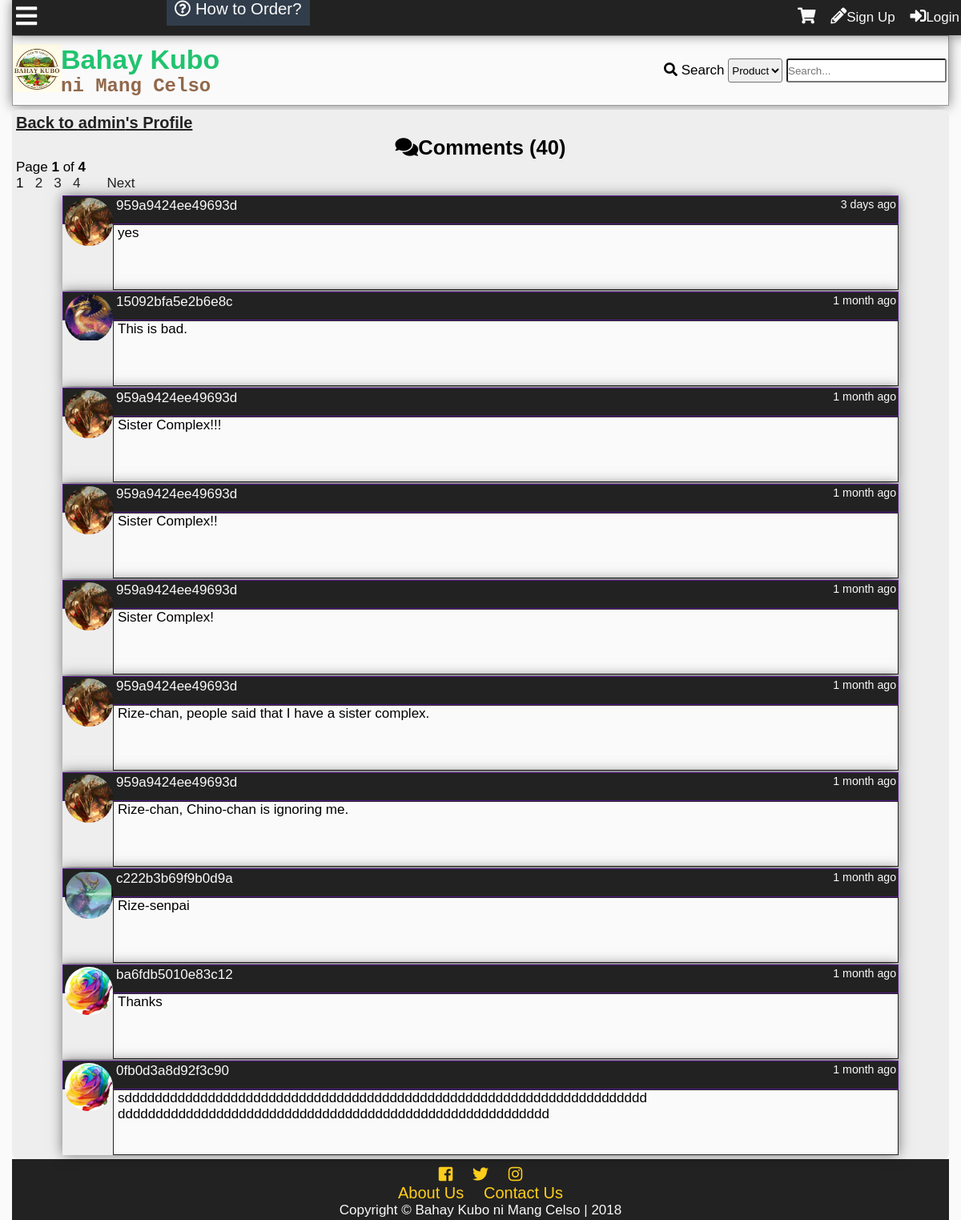
The page /profilecomments.php?id=1 on the database as committed earlier.
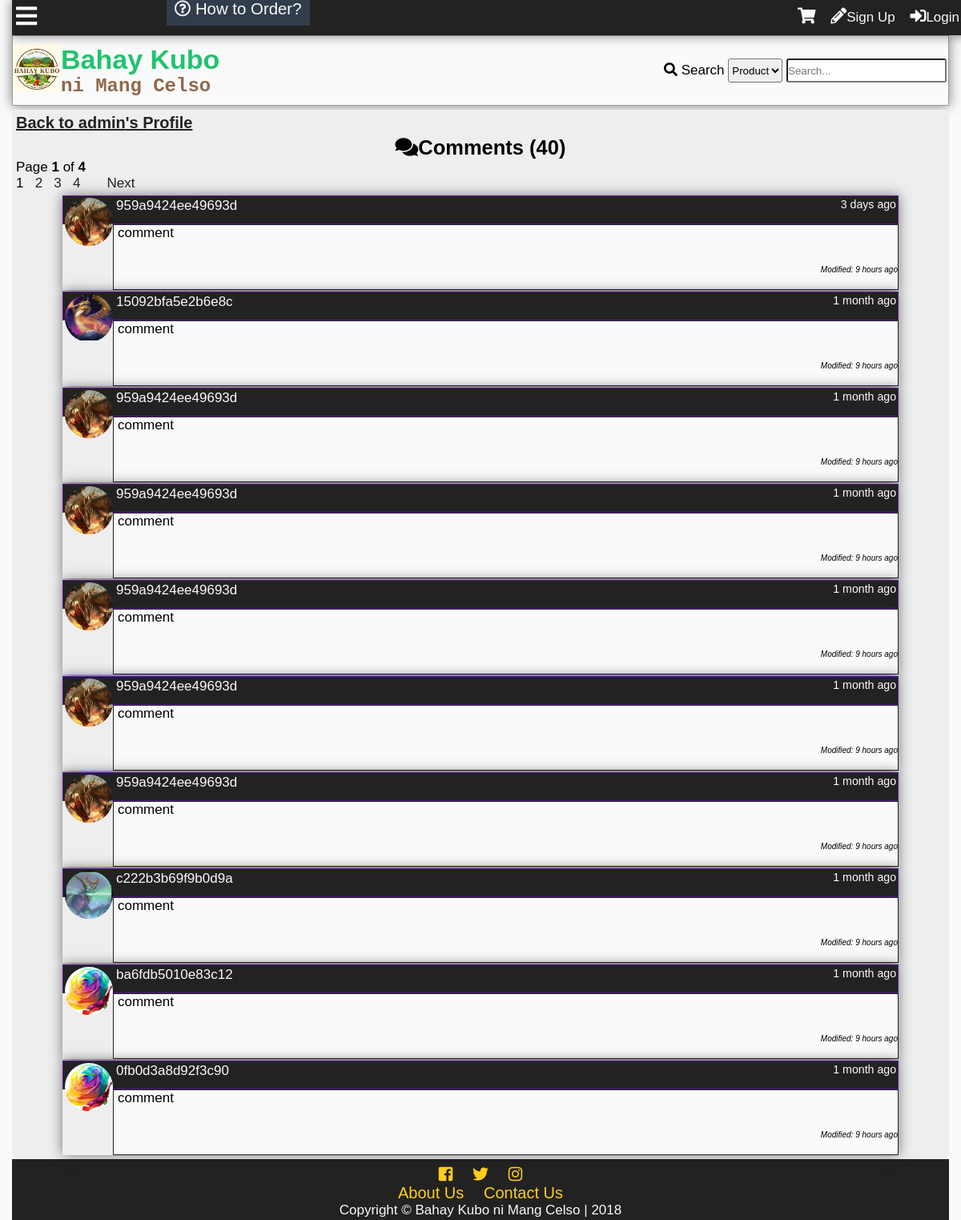
The same page on the database as committed later.
### tables this page shows
CREATE TABLE `tbluser` (
  `userid` int(11) NOT NULL,
  `username` varchar(100) NOT NULL,
  `password` varchar(100) NOT NULL,
  `firstname` varchar(100) NOT NULL,
  `middlename` varchar(100) NOT NULL,
  `lastname` varchar(100) NOT NULL,
  `birthday` varchar(20) NOT NULL,
  `datecreated` timestamp NOT NULL DEFAULT '0000-00-00 00:00:00',
  `email` varchar(100) NOT NULL,
  `website` varchar(255) NOT NULL,
  `location` varchar(255) NOT NULL,
  `usertypeid` int(11) NOT NULL,
  `access` int(11) NOT NULL,
  `imgpath` varchar(200) NOT NULL,
  `bio` text NOT NULL,
  `is_show_email` tinyint(1) NOT NULL,
  `gender` int(11) NOT NULL,
  `lastupdate` timestamp NOT NULL DEFAULT '0000-00-00 00:00:00',
  `lastonline` timestamp NOT NULL DEFAULT '0000-00-00 00:00:00',
  `profileviews` int(11) NOT NULL
);

CREATE TABLE `tblcomment` (
  `commentid` int(11) NOT NULL,
  `userid` int(11) NOT NULL,
  `receiver` int(11) NOT NULL,
  `comment` text NOT NULL,
  `dateposted` datetime NOT NULL DEFAULT '0000-00-00 00:00:00',
  `modified` timestamp NULL DEFAULT NULL ON UPDATE CURRENT_TIMESTAMP
);

### profilecomments.php (the view, shortened to what this page needs)
<?php
include'functions.php';
require_once'connection.php';if(isset($_GET['id'])){
	$id=$_GET['id'];
	$sql="SELECT username FROM tbluser WHERE userid='$id'";
	$result=$conn->query($sql);
	$fetch=$result->fetch_object();
	if(!$fetch){
		die('This page doesn\'t exist.');
	}else{
	$name=$fetch->username;
	}
}else{
	die('This page doesn\'t exist.');
}
?>
<!DOCTYPE html>
<html lang="en">
<head>
    <link rel="stylesheet" href="css/style.css">
  	<link rel="stylesheet" href="css/fontawesome-all.css">
</head>
<body onscroll="scrollOpacity()">
	<div class="main-container">
	<?php
		addheader();
	?>
		<div class="other-content">
			<h1><a class="btp" href="profile.php?id=<?php echo $_GET['id'] ?>">Back to <?php echo $name ?>'s Profile</a></h1>
<?php
$sql="SELECT commentid FROM tblcomment WHERE receiver='$id'";
$result=$conn->query($sql);
$rows=$result->num_rows;
$page_rows = 10;
$last = ceil($rows/$page_rows);
$pagenum = 1;
$limit = 'LIMIT ' .($pagenum - 1) * $page_rows .',' .$page_rows;
$sql3="SELECT commentid,tblcomment.userid,username,comment,dateposted,imgpath,modified FROM tblcomment
LEFT JOIN tbluser
	ON tblcomment.userid = tbluser.userid
WHERE receiver='$id'
ORDER BY commentid DESC $limit";
$textline1 = "<i class='fas fa-comments'></i>Comments (<b>".number_format($rows)."</b>)";
$textline2 = "Page <b>$pagenum</b> of <b>$last</b>";
$paginationCtrls = '';
if($last != 1){
    $paginationCtrls .= ''.$pagenum.' &nbsp; ';
	for($i = $pagenum+1; $i <= $last; $i++){
		$paginationCtrls .= '<a href="'.$_SERVER['PHP_SELF'].'?id='.$_GET['id'].'&pn='.$i.'">'.$i.'</a> &nbsp; ';
	}
	    if ($pagenum != $last) {
        $next = $pagenum + 1;
        $paginationCtrls .= ' &nbsp; &nbsp; <a href="'.$_SERVER['PHP_SELF'].'?id='.$_GET['id'].'&pn='.$next.'">Next</a> ';
    }
}
 echo'<h2>  '.$textline1.'</h2>
  <p>  '.$textline2.' </p>
  <div id="pagination_controls"> '.$paginationCtrls.'</div>';
$result3=$conn->query($sql3);
while($rows2=$result3->fetch_object()){
	$Cuser=$rows2->username;
	$Ccomment=$rows2->comment;
	$dateposted=$rows2->dateposted;
	$Cimg=$rows2->imgpath;
	$modified=$rows2->modified;
	if($Cimg==''){
		$Cimg='img/default.png';
	}
	if($modified==0){
		$modified='';
	}else{
		$modified='<i>Modified: '.time_elapsed_string($modified).'</i>';
	}
	echo'<div class="comment-box">
	<div class="comment-header">
	<a class="cm-user" href="profile.php?name='.$Cuser.'">
	<div class="comment-tn">
	<img src="'.$Cimg.'">
	</div>
	'.$Cuser.'</a>
	<small>'.time_elapsed_string($dateposted).'</small>
	</div>
	<div class="comment-body">
	<div class="com-container"><p class="comment-cm">'.nl2br($Ccomment).'</p></div>
		<p class="modified">'.$modified.'</p>';
		echo'
		</div>
		</div>';
	}
?>
		</div>
		<?php
			addfooter();
		?>
	</div>
</body>
</html>

### functions.php (shortened to what this page needs)
<?php
function addheader(){
	echo'<header id="main-header">
			<div class="grid-header">
				<div class="box1">
					<a href="index.php">
						<div class="logo">
							<img src="img/logo.jpg">
						</div>
						<div id="header-text">
						<h1 id="first-text">Bahay Kubo</h1><br>
							<h2 id="second-text"> ni Mang Celso</h2>
						</div>
					</a>
				</div>
				<div class="box2">';
						search_function();
				echo'</div>
				<div class="modal2">
				</div>
				<div id="search-dropdown">
				</div>
			</div>
		</header>
		<div class="subheader">
			<div class="subgrid">
				<div class="svg">
					<p class="open-slide" onclick="openSlideMenu()">
						<i class="fas fa-bars"></i>
					</p>
				</div>
				<div class="nav">
					<a id="How-to" href="about.php#how-to-order"><i class="far fa-question-circle"></i> How to Order?</a>
				</div>
				<div class="profile-grid">';
						session_button();
				echo'</div>
			</div>
		</div>
	';
}
function addfooter(){
	echo'<footer id="main-footer">
			<div class="container">
				<a target="_blank" title="Like us on Facebook" href="https://www.facebook.com/BahayKuboniMangCelso/?ref=page_internal"><i class="fab fa-facebook-square"></i></a>
				<a target="_blank" title="Follow us on Twitter" href="https://twitter.com/"><i class="fab fa-twitter"></i></a>
				<a target="_blank" title="Follow us on Instagram" href="https://www.instagram.com/?hl=ens"><i class="fab fa-instagram"></i></a>
				<p><a href="about.php">About Us</a>
				<a href="contact.php">Contact Us</a>
				</p>
				<p>Copyright &copy; <span id="company">Bahay Kubo ni Mang Celso</span> | 2018</p>
			</div>
		</footer>';
}
function time_elapsed_string($datetime, $full = false) {
    $now = new DateTime;
    $ago = new DateTime($datetime);
    $diff = $now->diff($ago);
    $string = array(
        'y' => 'year',
        'm' => 'month',
        'd' => 'day',
        'h' => 'hour',
        'i' => 'minute',
        's' => 'second',
    );
    foreach ($string as $k => &$v) {
        if ($diff->$k) {
            $v = $diff->$k . ' ' . $v . ($diff->$k > 1 ? 's' : '');
        } else {
            unset($string[$k]);
        }
    }
    if (!$full) $string = array_slice($string, 0, 1);
    return $string ? implode(', ', $string) . ' ago' : 'just now';
}
function session_button(){
	$conn = mysqli_connect ("localhost", "root", "", "itsproject");
	echo '<div id="top-total" onmouseover="showCartPanel()">';
	echo'</div>
	<div id="cart-panel" onmouseleave="hideCartPanel()">
		<h1 onclick="hideCartPanel()" class="close-heading">Shopping Cart <i style="float:right; padding-right:10px" class="fas fa-times"></i></h1>
		<div id="shopping-cart-content"></div>
	</div>
	<i class="fas fa-shopping-cart button" onmouseover="showCartPanel()"></i>';
	if(isset($_SESSION['id'])){
	$id=$_SESSION['id'];
		$sql="SELECT imgpath FROM tbluser WHERE userid=".$id."";
		$result=$conn->query($sql);
		$row=$result->fetch_object();
		$tn_image=$row->imgpath;
		if($tn_image==''){
			$tn_image='img/default.png';
		}
$sql="SELECT pmid FROM tblpm WHERE receiverid='$id' AND checked=0 GROUP BY senderid";
$result=$conn->query($sql);
$count=$result->num_rows;
		echo'<a class="button" title="Check your messages" href="inbox.php?id='.$_SESSION["id"].'"><i class="far fa-envelope"></i><span id="pmnum">'.$count.'</span></a>';
$sql="SELECT notifid FROM tblnotif
	WHERE receiverid='$id' and checked=0
	";
$result=$conn->query($sql);
$count=$result->num_rows;
		echo'<a class="button" id="notifbtn" title="Check your notifications" onclick="toggleNotif()""><i class="far fa-bell"></i><span id="notifnum">'.$count.'</span></a>
		<a class="button" href=profile.php?id='.$_SESSION['id'].'>
		'.$_SESSION["name"].'\'s Profile<div class="top-tn"><img src="'.$tn_image.'""></div></a>';
		echo'<div id="notifdrop">
		Notifications
		<ul>';
$sql="SELECT notifid,tblnotif.userid,username,imgpath,receiverid,notifdate,notiftype,checked,details,details2 FROM tblnotif
	LEFT JOIN tbluser
		ON tblnotif.userid=tbluser.userid
	WHERE receiverid='$id'
	ORDER BY notifid DESC
	LIMIT 10";
$result=$conn->query($sql);
$count=$result->num_rows;
if($count==0){
	echo'<li>No notifications yet...</li>';
}else{
while($rows=$result->fetch_object())
{
$nid=$rows->notifid;
$uid=$rows->userid;
$uname=$rows->username;
$rid=$rows->receiverid;
$date=time_elapsed_string($rows->notifdate);
$type=$rows->notiftype;
$imgpath=$rows->imgpath;
$uname=$rows->username;
$details=$rows->details;
$details2=$rows->details2;
if(!$imgpath){
	$imgpath='img/default.png';
}
if($type==1){
	echo'<li><div class="comment-tn">
				<img src="'.$imgpath.'">
			</div> <a class="n1" href="profile.php?id='.$uid.'">'.$uname.'</a> <a class="n2" href="profile.php?id='.$_SESSION['id'].'#comment'.$details.'"> has commented on your profile '.$date.'</a></li>';
} else if($type==2){
	if ($details2==1){
	echo'<li><div class="comment-tn">
				<img src="'.$imgpath.'">
			</div>
			 <a class="n1" href="profile.php?id='.$uid.'">'.$uname.'</a> has sent a friend request '.$date.'<br>
		<div id="fr-'.$nid.'"><a class="fr-yes" onclick="friendyes(this)" value="'.$nid.'">Yes</a> <a class="fr-no" onclick="friendno(this)" value="'.$nid.'">No</a>
		</div>
		</li>';
	} else if($details2==2){
		echo'<li><div class="comment-tn">
				<img src="'.$imgpath.'">
			</div>
			 <a class="n1" href="profile.php?id='.$uid.'">'.$uname.'</a> has sent a friend request '.$date.'<br>
		<div id="fr-'.$nid.'">
			Request Accepted
		</div>
		</li>';
	} else if($details2==3){
		echo'<li><div class="comment-tn">
				<img src="'.$imgpath.'">
			</div>
			 <a class="n1" href="profile.php?id='.$uid.'">'.$uname.'</a> has sent a friend request '.$date.'<br>
		<div id="fr-'.$nid.'">
			Request Denied
		</div>
		</li>';
	}
}else if ($type==3){
	echo'<li><i class="fas fa-ban banned"></i> Sorry, your profile picture has been removed.<br>
	Please read the rules and guidelines.</li>';
}
}
}
		echo'<center><a id="seeallnotif" href="notification.php">See all notifications</a></center>
		</ul>
		</div>';
	}else{
		echo'<div id="notifnum"></div><div id="pmnum"></div>
		<a href ="register.php" class="button"><i class="fas fa-pencil-alt"></i></i>Sign Up</a>
		<a id="modalBtn" class="button"><i class="fas fa-sign-in-alt"></i>Login</a>';
	}
}
function search_function(){
	echo'
		<form action="search.php" method="get">
			<i class="fas fa-search"></i>
			<label>Search</label>
			<select name="criteria" id="criteria">
				<option value="1">Product</option>
				<option value="2">User</option>
			</select>
			<input type="text" onkeyup="searchdropdown()" required name="search-text" placeholder="Search..." id="search-text" autocomplete="off">
		</form>
	';
}

### css/style.css (style rules this page uses)
* { padding:0; margin:0; }
:root { --facebookblue:#4267b2; --twitterlogo:#00aced; --lightblue:#c0deed; --sunflower:#ffce1b; --orangered:#FF4500; --magenta:#ff00ff; --lime:#32CD32; --palegreen:#98fb98; --dark-red:#590000; --blood-red:#8B0000; --cyan:#00ffff; --bluegreen:#21c36f; --canvas:#F3ECE2; --dark-purple:#551A8B; --dark-blue:#313d4b; --primary-color:#21c36f; --secondary-color:#c0deed; --contrast: #91684a; --secondary-contrast:#313d4b; --light-color:#fafafa; --dark-color:#222; --gray:#eee; --darkgray:#999; }
body { font-family: Lora,'MS Sans Serif',Geneva,sans-serif; font-size: 17px; background:var(--light-color); }
h1,h2,h3,h4,h5,h6 { font-family: Arial, Helvetica, sans-serif; }
a { text-decoration: none; }
.main-container { display:grid; grid-template-areas: "header" "main-search" "content" "footer"; margin:0px; padding:0 15px 0 15px; }
.container { padding:0 5px 0 5px; }
.subheader { z-index: 1000; position:fixed; top:0; grid-area:subheader; width:100%; padding-bottom: 4px; background: var(--dark-color); color: var(--light-color); box-shadow: 0 0 15px rgba(0,0,0,0.5); }
.subgrid { display: grid; grid-template-columns: 1fr 4fr; grid-template-areas: "svg profile" }
.open-slide { grid-area: svg; padding: 5px; font-size: 30px; color: var(--light-color); }
.fa-bars { transition-duration: 350ms; transition-property: transform; }
#how-to { padding: 0.5em; background: var(--secondary-contrast); font-size: 1.2em; color: var(--light-color); }
.profile-grid { grid-area: profile; grid-column-start: right; padding: 8px; }
.profile-grid i { font-size:20px; }
.button { padding: 2px 5px; color: var(--light-color); border:0; margin-right: 4px; text-align: center; cursor:pointer; }
#main-header { grid-area:header; margin-top: 44px; border: 1px solid var(--darkgray); box-shadow: 0 0 15px rgba(0,0,0,0.5); margin-bottom: 5px; }
#highlight-text,#first-text { color:var(--primary-color); }
#second-text { color:var(--contrast); font-family: "Courier New", Courier, monospace; font-size: 24px; }
#first-text,#second-text { display: inline; }
.grid-header { display:grid; grid-template-columns: 1fr 1fr; grid-template-areas: "title login"; align-items:center; padding: 10px 0; }
.box1 { grid-area:title; }
.logo { float: left; width: 60px; height: 60px; }
.logo img { max-width: 100%; }
.box2 { grid-area:login; grid-column-start: right; padding-right: 2px; }
#header-text { padding-left:10px; }
.box2 select { height: 30px; border-radius: 3px; }
.box2 input[type='text'] { height: 30px; width: 200px; border-radius: 3px; }
.other-content { box-sizing: border-box; border-radius: 8px; padding:5px; background: var(--gray); min-height:85vh; position: relative; }
.other-content h1 { float:center; font-size: 25px; }
.other-content h2,.other-content h3 { text-align: center; margin-top: 5px; }
.btp { color:var(--dark-color); font-size: 20px; text-decoration: underline; }
.comment-box { width:90%; display:block; margin-left: auto; margin-right: auto; margin-top: 2px; box-shadow: 0 0 15px rgba(0,0,0,0.5); }
.comment-box small { float:right; }
.comment-header { background: var(--dark-color); color: var(--light-color); padding:2px; padding-bottom:12px; border:1px solid var(--dark-purple); }
.cm-user { color: var(--light-color); padding-left:4px; }
.comment-body { background: var(--light-color); padding-left: 5px; min-height:80px; border: 1px solid var(--dark-color); overflow-x: hidden; overflow-y: hidden; }
.com-container { width:670px; }
.comment-cm { word-wrap: break-word; }
.comment-tn { height:60px; width:60px; border-radius: 50%; overflow:hidden; float:left; }
.comment-tn img { max-width: 100%; }
.modified { font-style:italic; text-align: right; margin-top: 30px; font-size: 10px; }
#pagination_controls { margin-bottom: 5px; }
#pagination_controls a { color:var(--dark-color); }
#main-footer { grid-area:footer; background:var(--dark-color); background-position:center; background-size:cover; background-repeat:no-repeat; background-attachment: fixed; text-align: center; padding: 8px; color:var(--light-color); height: 60px; }
#main-footer a { font-size: 20px; color: var(--sunflower); padding-left: 10px; padding-right: 10px; }

Rows that differ between the two databases and show on the page:
changed tblcomment "3 days ago": comment "yes" → "comment"; modified (not shown) → "9 hours ago"
changed tblcomment "15092bfa5e2b6e8c": comment "This is bad." → "comment"; modified (not shown) → "9 hours ago"
changed tblcomment (number 3 of 10 on the later page): comment "Sister Complex!!!" → "comment"; modified (not shown) → "9 hours ago"
changed tblcomment (number 4 of 10 on the later page): comment "Sister Complex!!" → "comment"; modified (not shown) → "9 hours ago"
changed tblcomment (number 5 of 10 on the later page): comment "Sister Complex!" → "comment"; modified (not shown) → "9 hours ago"
changed tblcomment (number 6 of 10 on the later page): comment "Rize-chan, people said that I have a sister complex." → "comment"; modified (not shown) → "9 hours ago"
changed tblcomment (number 7 of 10 on the later page): comment "Rize-chan, Chino-chan is ignoring me." → "comment"; modified (not shown) → "9 hours ago"
changed tblcomment (number 8 of 10 on the later page): comment "Rize-senpai" → "comment"; modified (not shown) → "9 hours ago"
changed tblcomment "ba6fdb5010e83c12": comment "Thanks" → "comment"; modified (not shown) → "9 hours ago"
changed tblcomment "0fb0d3a8d92f3c90": comment "sdddddddddddddddddddddddddddddddddddddddddddddddddddddddddddddddddddddddddddddddddddddddddddddddddddddddddddddddddddddddddddddd" → "comment"; modified (not shown) → "9 hours ago"
